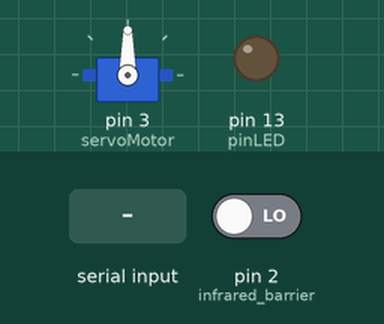
This program was run on a simulated Arduino Uno, built with avr-gcc and run on an emulated ATmega328P. On the bench: servo, output pins drawn as LEDs (lit = HIGH). The test bench sets the inputs (shaded band); at power-on: pin 2 (infrared_barrier) LOW.

Above: at 1.2 s.
1.3 s: "1" received over Serial
At 1.9 s:
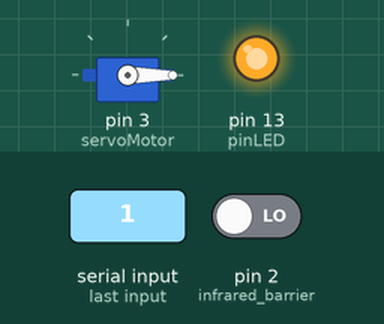
2.8 s: pin 2 (infrared_barrier) driven HIGH
At 4.2 s:
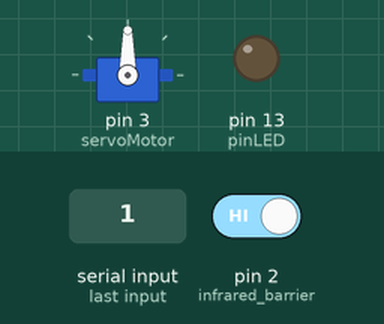
Timing chart, 0 to 5.8 s (numbered marks = the images above; inputs shaded):
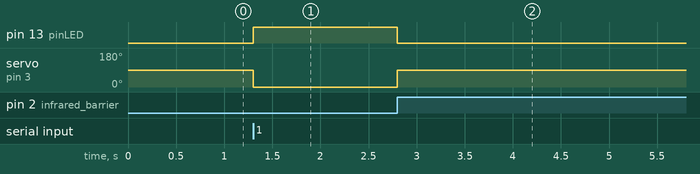

Measured:
- after the input at 1.3 s, pin 13 (pinLED): LOW → HIGH at once; servo on pin 3 (servoMotor): 90° → 0° at once
- after the input at 2.8 s, pin 13 (pinLED): HIGH → LOW at once; servo on pin 3 (servoMotor): 0° → 90° at once

The program:

main.cpp
```cpp
//Se incluye la libería general de arduino y la librería utilizada para controlar el servo
#include <Arduino.h>
#include <Servo.h>

//Se definen los pines de la barrera infrarroja y de un led testigo
const int infrared_barrier = 2;
const int pinLED = 13;

//Se crea un objeto de tipo servo utilizado para controlar el servomotor
Servo servoMotor;

void setup()
{
  //Se inicia la comunicación serial a una velocidad de 9600 baudios
  Serial.begin(9600);

  //Se configura el pin de la barrera infrarroja como entrada y el del led como salida
  pinMode(infrared_barrier, INPUT);
  pinMode(pinLED, OUTPUT);

  //Configura el objeto servoMotor para controlar un servomotor conectado al
  //pin digital 3
  servoMotor.attach(3);
}

void loop()
{
  //Si se detecta un dato disponible en la comunicación serial
  if (Serial.available()>0)
  {
    //Se guarda el dato recibido correspondiente a la clase predicha por la red neuronal
    char predicted_class = Serial.read();

    //Si la clase predicha es diferente de 0 y de 5
    if(predicted_class != '0' && predicted_class != '5')
    {
      //Se baja la barrera mecánica conectada al servo
      servoMotor.write(0);
      //Se enciende el led testigo
      digitalWrite(pinLED, HIGH);
    }

  }

  //Si se detecta con la barrera infrarroja que el frasco defectuoso a salido de la
  //cinta transportadora
  if(digitalRead(infrared_barrier) == HIGH)
  {
    //Se eleva la barrera mecánica conectada al servo
    servoMotor.write(90);
    //Se apaga el led testigo
    digitalWrite(pinLED, LOW);
  }

}
```
